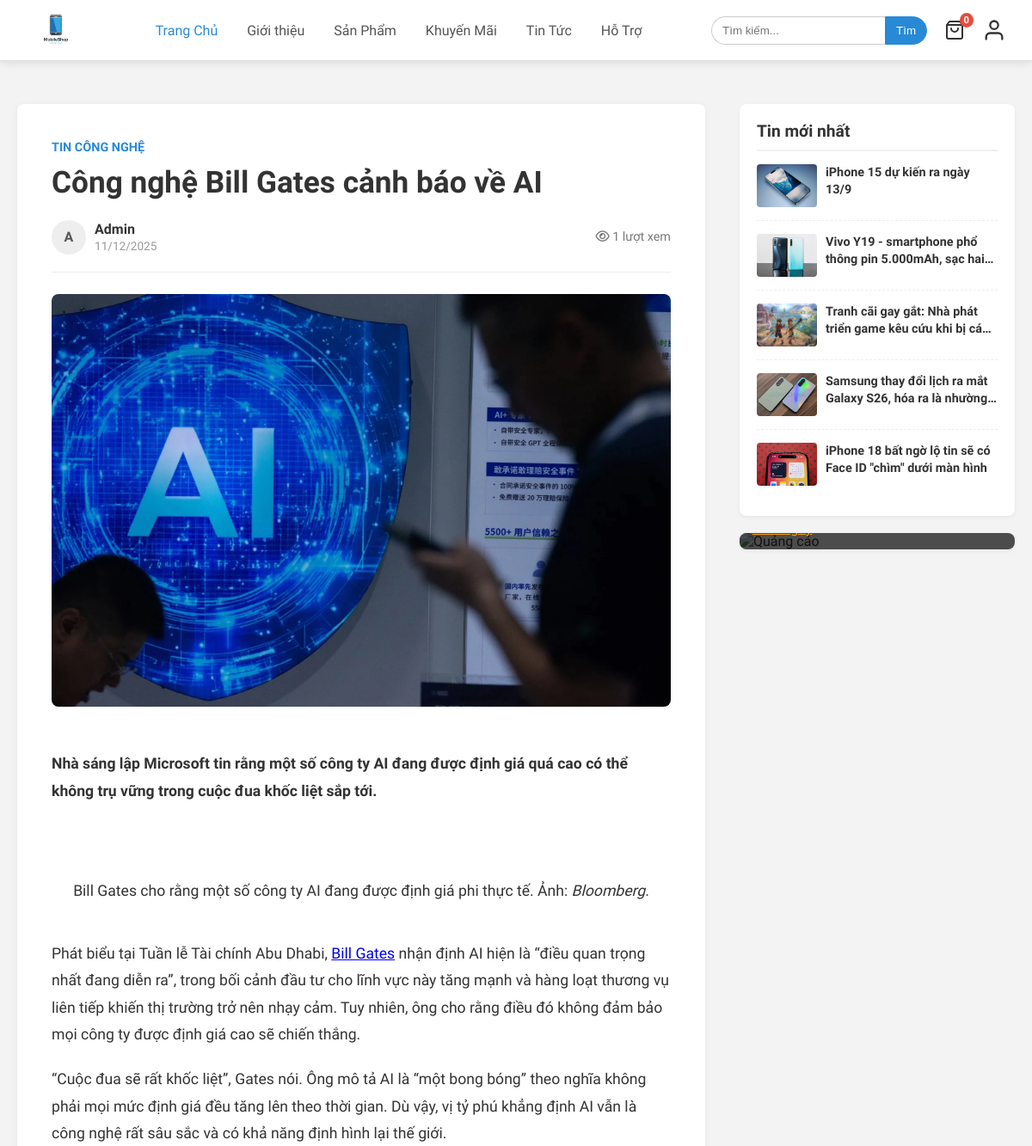
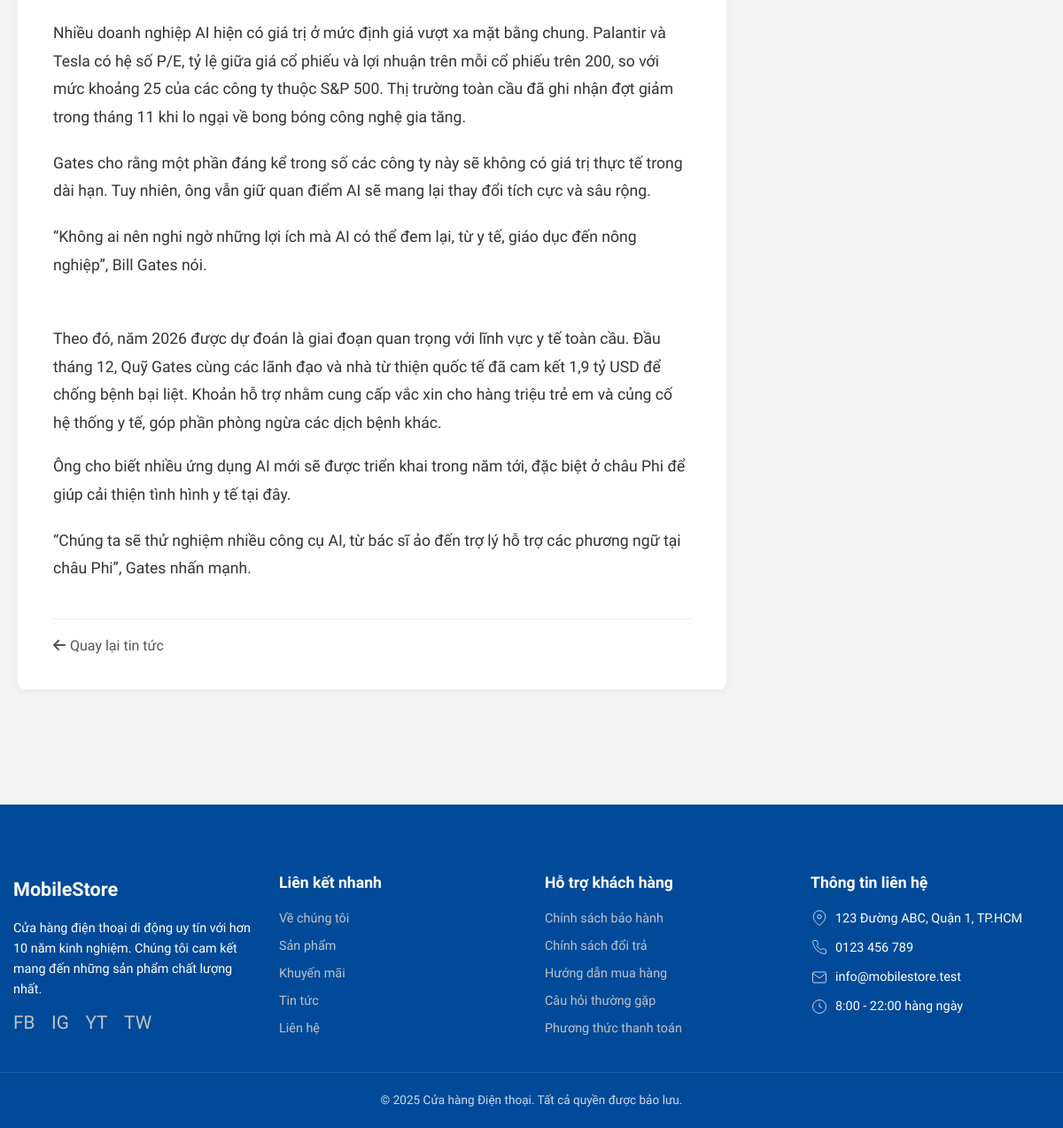
The app's page /public/page/post/cng-ngh-bill-gates-cnh-bo-v-ai-1765437473 with its own data (2 pictures, top to bottom).
### tables this page shows
CREATE TABLE `posts` (
  `id` int(11) NOT NULL,
  `user_id` int(11) NOT NULL,
  `category_id` int(11) DEFAULT NULL,
  `title` varchar(255) NOT NULL,
  `content` text NOT NULL,
  `image` varchar(255) DEFAULT NULL,
  `slug` varchar(255) NOT NULL,
  `views` int(11) DEFAULT 0,
  `created_at` timestamp NOT NULL DEFAULT current_timestamp()
);

CREATE TABLE `post_categories` (
  `id` int(11) NOT NULL,
  `name` varchar(100) NOT NULL
);

CREATE TABLE `users` (
  `id` int(11) NOT NULL,
  `full_name` varchar(100) NOT NULL,
  `email` varchar(100) NOT NULL,
  `password` varchar(255) NOT NULL,
  `phone` varchar(20) DEFAULT NULL,
  `address` text DEFAULT NULL,
  `is_admin` tinyint(1) NOT NULL DEFAULT 0,
  `created_at` timestamp NOT NULL DEFAULT current_timestamp(),
  `reset_token` varchar(255) DEFAULT NULL,
  `reset_token_expiry` datetime DEFAULT NULL,
  `remember_token` varchar(64) DEFAULT NULL
);

### app/Controllers/PageController.php (called while the page is built, shortened)
<?php
class PageController extends Controller
{
    private $postModel;
    public function __construct()
    {
        $this->postModel = $this->model('PostModel');
    }
    public function post($slug = '')
    {
        $post = $this->postModel->getPostBySlug($slug);
        $this->postModel->increaseView($post['id']);
        $related_posts = $this->postModel->getRelatedPosts($post['id']);
        $data = [
            'title' => $post['title'],
            'post' => $post,
            'related_posts' => $related_posts
        ];
        $this->view('pages/post_detail', $data);
    }
}

### app/core/App.php (called while the page is built, shortened)
<?php
class App
{
    protected $method = 'index';
    public function __construct()
    {
        $url = $this->parseUrl();
        if (isset($url[0])) {
            if (file_exists('../app/Controllers/' . ucfirst($url[0]) . 'Controller.php')) {
                unset($url[0]);
            } else {
                require_once '../app/Controllers/ErrorsController.php';
                $this->controller = 'ErrorsController';
            }
        }
        $this->controller = new $this->controller;
        if (isset($url[1])) {
            if (method_exists($this->controller, $url[1])) {
                $this->method = $url[1];
                unset($url[1]);
            }
        }
        $this->params = $url ? array_values($url) : [];
        call_user_func_array([$this->controller, $this->method], $this->params);
    }
    public function parseUrl()
    {
        if (isset($_GET['url'])) {
            $url = rtrim($_GET['url'], '/');
            $url = filter_var($url, FILTER_SANITIZE_URL);
            $url = explode('/', $url);
            return $url;
        }
        return [];
    }
}

### public/index.php (called while the page is built, shortened)
<?php
$app = new App();

### app/core/Database.php (called while the page is built, shortened)
<?php
class Database
{
    private $host = DB_HOST;
    private $user = DB_USER;
    private $pass = DB_PASS;
    private $dbname = DB_NAME;
    public $dbh;
    private $stmt;
    public function __construct()
    {
        $dsn = 'mysql:host=' . $this->host . ';dbname=' . $this->dbname;
        $options = [
            PDO::ATTR_PERSISTENT => true,
            PDO::ATTR_ERRMODE => PDO::ERRMODE_EXCEPTION,
            PDO::ATTR_DEFAULT_FETCH_MODE => PDO::FETCH_ASSOC,
            PDO::MYSQL_ATTR_INIT_COMMAND => 'SET NAMES utf8'
        ];
        try {
            $this->dbh = new PDO($dsn, $this->user, $this->pass, $options);
        } catch (PDOException $e) {
            $this->error = $e->getMessage();
            echo $this->error;
        }
    }
    public function query($sql)
    {
        $this->stmt = $this->dbh->prepare($sql);
    }
    public function bind($param, $value, $type = null)
    {
        if (is_null($type)) {
            switch (true) {
                case is_int($value):
                    $type = PDO::PARAM_INT;
                    break;
                default:
                    $type = PDO::PARAM_STR;
            }
        }
        $this->stmt->bindValue($param, $value, $type);
    }
    public function execute()
    {
        return $this->stmt->execute();
    }
    public function resultSet()
    {
        $this->execute();
        return $this->stmt->fetchAll();
    }
    public function single()
    {
        $this->execute();
        return $this->stmt->fetch();
    }
}

### app/Models/PostModel.php (called while the page is built, shortened)
<?php
class PostModel
{
    private $db;
    public function __construct()
    {
        $this->db = new Database;
    }
    public function getPostBySlug($slug)
    {
        $this->db->query('SELECT posts.*, users.full_name as author_name, post_categories.name as category_name
                         FROM posts
                         JOIN users ON posts.user_id = users.id
                         LEFT JOIN post_categories ON posts.category_id = post_categories.id
                         WHERE posts.slug = :slug');
        $this->db->bind(':slug', $slug);
        return $this->db->single();
    }
    public function increaseView($id)
    {
        $this->db->query('UPDATE posts SET views = views + 1 WHERE id = :id');
        $this->db->bind(':id', $id);
        $this->db->execute();
    }
    public function getRelatedPosts($current_id, $limit = 5)
    {
        $this->db->query('SELECT * FROM posts WHERE id != :id ORDER BY RAND() LIMIT :limit');
        $this->db->bind(':id', $current_id);
        $this->db->bind(':limit', $limit);
        return $this->db->resultSet();
    }
}

### app/Views/pages/post_detail.php (the view, shortened to what this page needs)
<?php $post = $data['post']; ?>
<div class="container" style="margin-top: 30px; margin-bottom: 60px;">
    <div class="news-detail-layout">
        <article class="news-article">
            <div class="article-header">
                <span class="article-category"><?php echo htmlspecialchars($post['category_name'] ?? 'Tin tức'); ?></span>
                <h1 class="article-title"><?php echo htmlspecialchars($post['title']); ?></h1>
                <div class="article-meta">
                    <div class="author-info">
                        <div class="author-avatar">
                            <?php echo strtoupper(substr($post['author_name'], 0, 1)); ?>
                        </div>
                        <div>
                            <span class="author-name"><?php echo htmlspecialchars($post['author_name']); ?></span>
                            <span class="post-date"><?php echo date('d/m/Y', strtotime($post['created_at'])); ?></span>
                        </div>
                    </div>
                    <div class="post-views">
                        <i class="far fa-eye"></i> <?php echo $post['views']; ?> lượt xem
                    </div>
                </div>
            </div>
            <div class="article-featured-image">
                <img src="<?php echo URLROOT . '/uploads/' . htmlspecialchars($post['image']); ?>" alt="<?php echo htmlspecialchars($post['title']); ?>">
            </div>
            <div class="article-content">
                <?php echo $post['content']; ?>
            </div>
            <div class="article-footer">
                <a href="<?php echo URLROOT; ?>/page/news" class="btn-back">
                    <i class="fas fa-arrow-left"></i> Quay lại tin tức
                </a>
            </div>
        </article>
        <aside class="news-sidebar">
            <div class="sidebar-widget">
                <h3>Tin mới nhất</h3>
                <?php if (!empty($data['related_posts'])): ?>
                    <ul class="related-posts-list">
                        <?php foreach ($data['related_posts'] as $rp): ?>
                            <li class="related-item">
                                <a href="<?php echo URLROOT; ?>/page/post/<?php echo $rp['slug']; ?>">
                                    <div class="ri-image">
                                        <img src="<?php echo URLROOT . '/uploads/' . htmlspecialchars($rp['image']); ?>" alt="">
                                    </div>
                                    <div class="ri-content">
                                        <h4 class="ri-title"><?php echo htmlspecialchars($rp['title']); ?></h4>
                                    </div>
                                </a>
                            </li>
                        <?php endforeach; ?>
                    </ul>
                <?php else: ?>
                    <p style="color: #777; font-style: italic;">Đang cập nhật thêm tin tức...</p>
                <?php endif; ?>
            </div>
            <div class="sidebar-widget banner-widget">
                <img src="<?php echo URLROOT; ?>/images/hero-phones-banner.jpg" alt="Quảng cáo">
                <div class="banner-text">
                    <a href="<?php echo URLROOT; ?>/product/all">Mua ngay</a>
                </div>
            </div>
        </aside>
    </div>
</div>

### public/css/style.css (style rules this page uses)
:root { --primary-color: #288ad6; --primary-dark: #1b6cb8; --text-color: #333; --bg-color: #f3f3f3; --white: #fff; --red: #d0021b; --orange: #ff9f00; --green: #28a745; --border-color: #e0e0e0; --shadow: 0 2px 10px rgba(0, 0, 0, 0.1); }
body { font-family: "Be Vietnam Pro", sans-serif; background-color: var(--bg-color); color: var(--text-color); margin: 0; padding: 0; }
.container { max-width: 1200px; margin: 0 auto; padding: 10px; }

### app/Views/pages/post_detail.php (style rules this page uses)
.related-posts-list { list-style: none; padding: 0; margin: 0; }
.related-item { margin-bottom: 15px; border-bottom: 1px dashed #eee; padding-bottom: 15px; }
.related-item:last-child { border-bottom: none; margin-bottom: 0; }
.related-item a { display: flex; gap: 10px; text-decoration: none; }
.ri-image { width: 70px; height: 50px; flex-shrink: 0; border-radius: 4px; overflow: hidden; }
.ri-image img { width: 100%; height: 100%; object-fit: cover; border-radius: 0; margin: 0; }
.ri-content { flex-grow: 1; }
.ri-title { font-size: 0.9rem; color: #333; margin: 0; line-height: 1.4; display: -webkit-box; -webkit-line-clamp: 2; -webkit-box-orient: vertical; overflow: hidden; transition: color 0.2s; }
.news-detail-layout { display: grid; grid-template-columns: 2.5fr 1fr; gap: 40px; }
.news-article { background: #fff; padding: 40px; border-radius: 8px; box-shadow: 0 2px 10px rgba(0, 0, 0, 0.05); }
.article-category { color: #288ad6; font-weight: bold; text-transform: uppercase; font-size: 0.9rem; }
.article-title { font-size: 2.2rem; color: #333; margin: 10px 0 20px 0; line-height: 1.3; }
.article-meta { display: flex; justify-content: space-between; align-items: center; margin-bottom: 25px; padding-bottom: 20px; border-bottom: 1px solid #eee; }
.author-info { display: flex; align-items: center; gap: 10px; }
.author-avatar { width: 40px; height: 40px; background: #eee; border-radius: 50%; display: flex; align-items: center; justify-content: center; font-weight: bold; color: #555; }
.author-name { font-weight: bold; display: block; color: #333; }
.post-date { font-size: 0.85rem; color: #999; }
.post-views { color: #777; font-size: 0.9rem; }
.article-featured-image img { width: 100%; border-radius: 8px; margin-bottom: 30px; }
.article-content { font-size: 1.1rem; line-height: 1.8; color: #333; }
.article-content p { margin-bottom: 20px; }
.article-footer { margin-top: 40px; padding-top: 20px; border-top: 1px solid #eee; }
.btn-back { text-decoration: none; color: #555; font-weight: 500; display: inline-flex; align-items: center; gap: 5px; transition: 0.3s; }
.sidebar-widget { background: #fff; padding: 20px; border-radius: 8px; margin-bottom: 20px; box-shadow: 0 2px 5px rgba(0, 0, 0, 0.05); }
.sidebar-widget h3 { margin-top: 0; font-size: 1.2rem; border-bottom: 2px solid #f0f0f0; padding-bottom: 10px; margin-bottom: 15px; }
.banner-widget { position: relative; padding: 0; overflow: hidden; }
.banner-widget img { width: 100%; display: block; }
.banner-text { position: absolute; bottom: 0; left: 0; width: 100%; background: rgba(0, 0, 0, 0.7); color: #fff; padding: 15px; box-sizing: border-box; }
.banner-text a { color: #ff9f00; text-decoration: underline; }

### records on screen
posts: category.name "TIN CÔNG NGHỆ", title "Công nghệ Bill Gates cảnh báo về AI", user.full_name "A", user.full_name "Admin", created_at "11/12/2025", views "1", image (picture), content "Nhà sáng lập Microsoft tin rằng một số công ty AI đang được định giá quá cao có thể không trụ vững trong cuộc đua khốc liệt sắp tới. Bill Gates cho rằng một số công ty AI đang được định giá phi thực tế. Ảnh: Bloomberg . Phát biểu tại Tuần lễ Tài chính Abu Dhabi, Bill Gates nhận định AI hiện là “điều quan trọng nhất đang diễn ra”, trong bối cảnh đầu tư cho lĩnh vực này tăng mạnh và hàng loạt thương vụ liên tiếp khiến thị trường trở nên nhạy cảm. Tuy nhiên, ông cho rằng điều đó không đảm bảo mọi công ty được định giá cao sẽ chiến thắng. “Cuộc đua sẽ rất khốc liệt”, Gates nói. Ông mô tả AI là “một bong bóng” theo nghĩa không phải mọi mức định giá đều tăng lên theo thời gian. Dù vậy, vị tỷ phú…"
posts: image (picture), title "iPhone 15 dự kiến ra ngày 13/9"
posts: image (picture), title "Vivo Y19 - smartphone phổ thông pin 5.000mAh, sạc…"
posts: image (picture), title "Tranh cãi gay gắt: Nhà phát triển game kêu cứu khi bị…"
posts: image (picture), title "Samsung thay đổi lịch ra mắt Galaxy S26, hóa ra là…"
posts: image (picture), title "iPhone 18 bất ngờ lộ tin sẽ có Face ID \"chìm\" dưới màn hình"

### other values on screen
$cart_total_quantity "0"
SITENAME "Cửa hàng Điện thoại"
